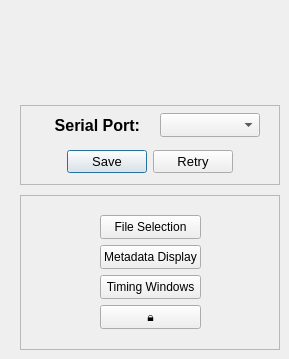
    <widget class="QWidget" name="HomePage">
     <widget class="QFrame" name="MenuButtonFrame">
      <property name="geometry">
       <rect>
        <x>20</x>
        <y>195</y>
        <width>260</width>
        <height>155</height>
       </rect>
      </property>
      <property name="frameShape">
       <enum>QFrame::Shape::StyledPanel</enum>
      </property>
      <property name="frameShadow">
       <enum>QFrame::Shadow::Raised</enum>
      </property>
      <widget class="QWidget" name="menuNavigationWidget" native="true">
       <property name="geometry">
        <rect>
         <x>70</x>
         <y>0</y>
         <width>120</width>
         <height>155</height>
        </rect>
       </property>
       <widget class="QPushButton" name="fileSelection">
        <property name="geometry">
         <rect>
          <x>10</x>
          <y>20</y>
          <width>101</width>
          <height>24</height>
         </rect>
        </property>
        <property name="toolTip">
         <string/>
        </property>
        <property name="text">
         <string>File Selection</string>
        </property>
       </widget>
       <widget class="QPushButton" name="metadataDisplay">
        <property name="geometry">
         <rect>
          <x>10</x>
          <y>50</y>
          <width>101</width>
          <height>24</height>
         </rect>
        </property>
        <property name="toolTip">
         <string/>
        </property>
        <property name="text">
         <string>Metadata Display</string>
        </property>
       </widget>
       <widget class="QPushButton" name="timingWindows">
        <property name="geometry">
         <rect>
          <x>10</x>
          <y>80</y>
          <width>101</width>
          <height>24</height>
         </rect>
        </property>
        <property name="toolTip">
         <string/>
        </property>
        <property name="text">
         <string>Timing Windows</string>
        </property>
       </widget>
       <widget class="QPushButton" name="mysteryButton">
        <property name="geometry">
         <rect>
          <x>10</x>
          <y>110</y>
          <width>101</width>
          <height>24</height>
         </rect>
        </property>
        <property name="toolTip">
         <string/>
        </property>
        <property name="text">
         <string>🔒</string>
        </property>
       </widget>
      </widget>
     </widget>
     <widget class="QFrame" name="serialPortFrame">
      <property name="geometry">
       <rect>
        <x>20</x>
        <y>105</y>
        <width>260</width>
        <height>80</height>
       </rect>
      </property>
      <property name="frameShape">
       <enum>QFrame::Shape::StyledPanel</enum>
      </property>
      <property name="frameShadow">
       <enum>QFrame::Shadow::Raised</enum>
      </property>
      <widget class="QLabel" name="SerialPortLabel">
       <property name="geometry">
        <rect>
         <x>0</x>
         <y>0</y>
         <width>120</width>
         <height>40</height>
        </rect>
       </property>
       <property name="font">
        <font>
         <pointsize>12</pointsize>
         <bold>true</bold>
        </font>
       </property>
       <property name="text">
        <string>Serial Port:</string>
       </property>
       <property name="alignment">
        <set>Qt::AlignmentFlag::AlignRight|Qt::AlignmentFlag::AlignTrailing|Qt::AlignmentFlag::AlignVCenter</set>
       </property>
      </widget>
      <widget class="QComboBox" name="SerialPorts">
       <property name="geometry">
        <rect>
         <x>140</x>
         <y>8</y>
         <width>100</width>
         <height>24</height>
        </rect>
       </property>
       <property name="font">
        <font>
         <pointsize>10</pointsize>
        </font>
       </property>
       <property name="cursor">
        <cursorShape>PointingHandCursor</cursorShape>
       </property>
       <property name="toolTip">
        <string/>
       </property>
       <property name="placeholderText">
        <string>--select</string>
       </property>
       <item>
        <property name="text">
         <string>--select</string>
        </property>
       </item>
      </widget>
      <widget class="QDialogButtonBox" name="ConfigurePort">
       <property name="geometry">
        <rect>
         <x>0</x>
         <y>45</y>
         <width>260</width>
         <height>24</height>
        </rect>
       </property>
       <property name="sizePolicy">
        <sizepolicy hsizetype="Fixed" vsizetype="Fixed">
         <horstretch>0</horstretch>
         <verstretch>0</verstretch>
        </sizepolicy>
       </property>
       <property name="font">
        <font>
         <pointsize>10</pointsize>
        </font>
       </property>
       <property name="cursor">
        <cursorShape>PointingHandCursor</cursorShape>
       </property>
       <property name="toolTip">
        <string/>
       </property>
       <property name="inputMethodHints">
        <set>Qt::InputMethodHint::ImhNone</set>
       </property>
       <property name="orientation">
        <enum>Qt::Orientation::Horizontal</enum>
       </property>
       <property name="standardButtons">
        <set>QDialogButtonBox::StandardButton::Retry|QDialogButtonBox::StandardButton::Save</set>
       </property>
       <property name="centerButtons">
        <bool>true</bool>
       </property>
      </widget>
     </widget>
    </widget>
